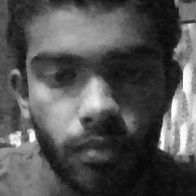
#> input picture training_data/Person.556.Arun.1.jpg, 196 x 196 px
$ python face_recognition.py
#> lines starting #> are read from the running program, lines starting #| are printed output that depends on the picture; after the words box and inside, x2 and y2 are one past the last pixel; in counts of white or black regions, pixels touching at a corner belong together
### training.py

import cv2
import os
import numpy as np
from PIL import Image

def assure_path(path):
    dir = os.path.dirname(path)
    if not os.path.exists(dir):
        os.makedirs(dir)


recognizer = cv2.face.LBPHFaceRecognizer_create()

detector = cv2.CascadeClassifier("haarcascade_frontalface_default.xml")

ids = {}

def getImagesAndLabels(path):

    # Getting all file paths
#> called with path = 'training_data'
    imagePaths = [os.path.join(path,f) for f in os.listdir(path)]
    faceSamples=[]
    ID = []
    for imagePath in imagePaths:

        # converting image to grayscale
        PIL_img = Image.open(imagePath).convert('L')
#> PIL_img is the input picture: PIL image 196x196 L; min 1, max 255, mean 83.8
        # converting PIL image to numpy array using array() method of numpy
        img_numpy = np.array(PIL_img,'uint8')
        id = int(os.path.split(imagePath)[-1].split(".")[1])
        name = os.path.split(imagePath)[-1].split(".")[2]
        # print(id)
        # print(name)
        # Getting the face from the training images
        faces = detector.detectMultiScale(img_numpy)
#> faces = [[12, 11, 169, 169]]

        for (x,y,w,h) in faces:
            # Add the image to face samples
            faceSamples.append(img_numpy[y:y+h,x:x+w])
            # Add the ID to IDs
            ID.append(id)
            ids[id] = name
#> this loop made 1 pass
#> after the loop, ID = [556]; faceSamples = 1 item; ids = {556: 'Arun'}
    # Passing the face array and IDs array
    return faceSamples,ID

# Getting the faces and IDs
faces,idss = getImagesAndLabels('training_data')
#> faces = 3 items; idss = [556, 556, 556]
print(ids)
#| {556: 'Arun'}

# Training the model using the faces and IDs
recognizer.train(faces, np.array(idss))

# Saving the model into s_model.yml
assure_path('saved_model/')
recognizer.write('saved_model/s_model.yml')

### face_recognition.py

import cv2
import numpy as np
import os
from training import ids
import sqlite3
def assure_path(path):
    dir = os.path.dirname(path)
    if not os.path.exists(dir):
        os.makedirs(dir)

# conn = sqlite3.connect('database.db')
# c = conn.cursor()
# Create Local Binary Patterns Histograms for face recognization
recognizer = cv2.face.LBPHFaceRecognizer_create()
assure_path("saved_model/")
recognizer.read('saved_model/s_model.yml')
# Load prebuilt classifier for Frontal Face detection
cascadePath = "haarcascade_frontalface_default.xml"

# Create classifier from prebuilt model
faceCascade = cv2.CascadeClassifier(cascadePath)
font = cv2.FONT_HERSHEY_SIMPLEX
cam = cv2.VideoCapture(0)

while True:
    ret, im =cam.read()
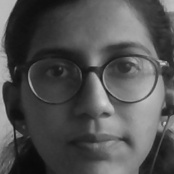
#> input picture dataset/User.1.1.jpg, 174 x 174 px, given in place of the camera
#> im is the input picture: shape (174, 174, 3); min 9, max 212, mean 81.8
    gray = cv2.cvtColor(im,cv2.COLOR_BGR2GRAY)
    # Getting all faces from the video frame
    faces = faceCascade.detectMultiScale(gray, 1.2,5) #default
#> faces = [[21, 13, 141, 141]]
    for(x,y,w,h) in faces:
        cv2.rectangle(im, (x-20,y-20), (x+w+20,y+h+20), (200,255,24), 4)
        # Recognize the face belongs to which ID
        Id,con= recognizer.predict(gray[y:y+h,x:x+w])  #Our trained model is working here
        # [4 lines of commented-out code are left out]
        name = ids[Id]
        cv2.rectangle(im, (x-22,y-90), (x+w+22, y-22), (200,255,24), -1)
        cv2.putText(im, name, (x,y-40), font, 1, (255,255,255), 3)
#> this loop made 1 pass
#> (x, y, w, h, Id, con, name) on pass 1: (21, 13, 141, 141, 556, 100.8, 'Arun')
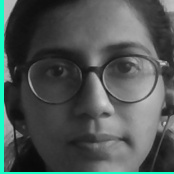
#> im: shape (174, 174, 3); 3.42% of pixels changed, all inside (x1, y1, x2, y2) = (0, 0, 174, 174)
    cv2.imshow('im',im)
    if cv2.waitKey(10) & 0xFF == ord('q'):
#> (key q is pressed here)
        break
cam.release()
cv2.destroyAllWindows()
